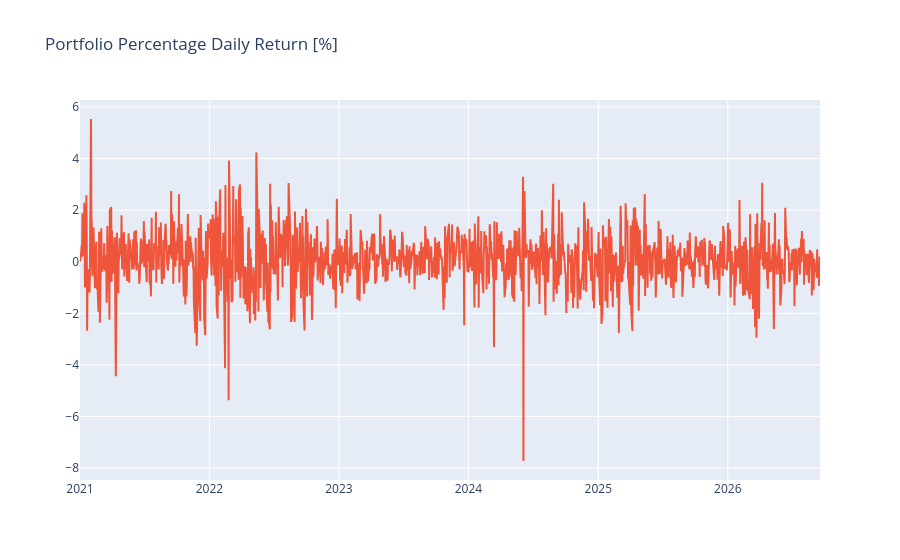
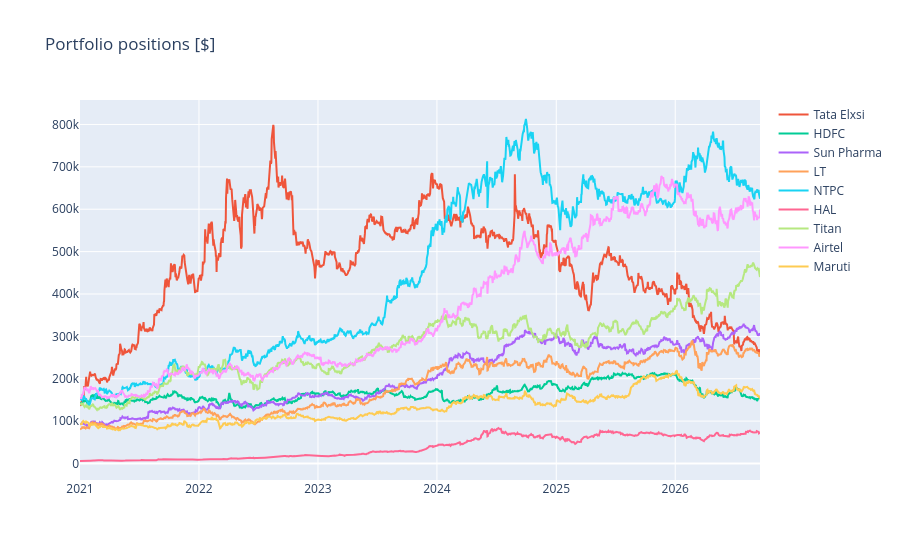
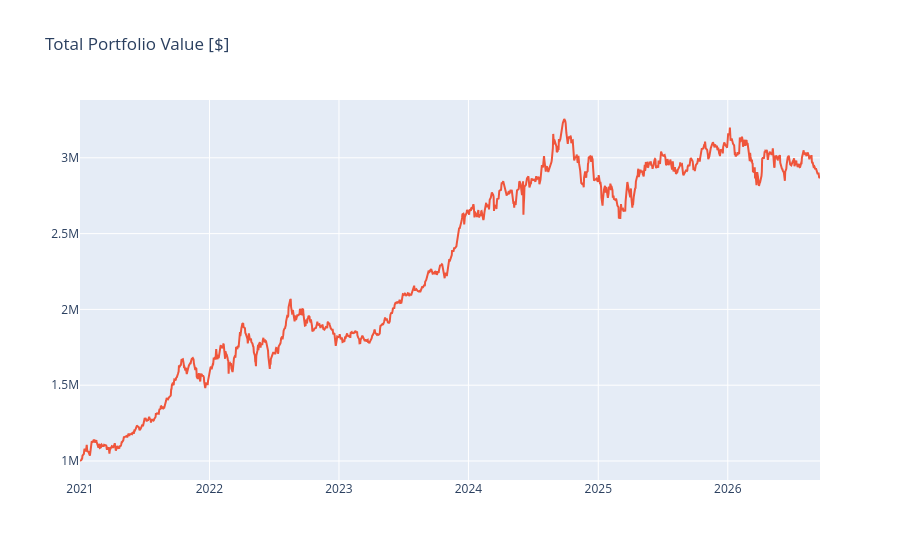

The cell these charts' notebook holds for them, in order:
### Code cell
plot_financial_data(portfolio_df[['Date', 'Portfolio Daily Return [%]']], 'Portfolio Percentage Daily Return [%]')

plot_financial_data(portfolio_df.drop(['Portfolio Value [INR]', 'Portfolio Daily Return [%]'], axis = 1), 'Portfolio positions [$]')

plot_financial_data(portfolio_df[['Date', 'Portfolio Value [INR]']], 'Total Portfolio Value [$]')

### Figure 1 — Plotly figure (JSON) as saved in the notebook; plotly's stock layout.template omitted (floating-point values rounded to 4 significant figures; data arrays with more than 128 entries replaced by an {"elided": "..."} marker saying what was removed)
{"data": [{"hovertemplate": "<extra></extra>", "legendgroup": "", "line": {"color": "#636efa", "dash": "solid"}, "marker": {"symbol": "circle"}, "mode": "lines", "name": "", "orientation": "v", "showlegend": false, "type": "scatter", "xaxis": "x", "yaxis": "y"}, {"name": "Portfolio Daily Return [%]", "type": "scatter", "x": {"elided": "1417 str values"}, "y": {"elided": "1417 float values"}}], "layout": {"legend": {"tracegroupgap": 0}, "title": {"text": "Portfolio Percentage Daily Return [%]"}, "xaxis": {"anchor": "y", "domain": [0, 1]}, "yaxis": {"anchor": "x", "domain": [0, 1]}}}

### Figure 2 — Plotly figure (JSON) as saved in the notebook; plotly's stock layout.template omitted (floating-point values rounded to 4 significant figures; data arrays with more than 128 entries replaced by an {"elided": "..."} marker saying what was removed)
{"data": [{"hovertemplate": "<extra></extra>", "legendgroup": "", "line": {"color": "#636efa", "dash": "solid"}, "marker": {"symbol": "circle"}, "mode": "lines", "name": "", "orientation": "v", "showlegend": false, "type": "scatter", "xaxis": "x", "yaxis": "y"}, {"name": "Tata Elxsi", "type": "scatter", "x": {"elided": "1417 str values"}, "y": {"elided": "1417 float values"}}, {"name": "HDFC", "type": "scatter", "x": {"elided": "1417 str values"}, "y": {"elided": "1417 float values"}}, {"name": "Sun Pharma", "type": "scatter", "x": {"elided": "1417 str values"}, "y": {"elided": "1417 float values"}}, {"name": "LT", "type": "scatter", "x": {"elided": "1417 str values"}, "y": {"elided": "1417 float values"}}, {"name": "NTPC", "type": "scatter", "x": {"elided": "1417 str values"}, "y": {"elided": "1417 float values"}}, {"name": "HAL", "type": "scatter", "x": {"elided": "1417 str values"}, "y": {"elided": "1417 float values"}}, {"name": "Titan", "type": "scatter", "x": {"elided": "1417 str values"}, "y": {"elided": "1417 float values"}}, {"name": "Airtel", "type": "scatter", "x": {"elided": "1417 str values"}, "y": {"elided": "1417 float values"}}, {"name": "Maruti", "type": "scatter", "x": {"elided": "1417 str values"}, "y": {"elided": "1417 float values"}}], "layout": {"legend": {"tracegroupgap": 0}, "title": {"text": "Portfolio positions [$]"}, "xaxis": {"anchor": "y", "domain": [0, 1]}, "yaxis": {"anchor": "x", "domain": [0, 1]}}}

### Figure 3 — Plotly figure (JSON) as saved in the notebook; plotly's stock layout.template omitted (floating-point values rounded to 4 significant figures; data arrays with more than 128 entries replaced by an {"elided": "..."} marker saying what was removed)
{"data": [{"hovertemplate": "<extra></extra>", "legendgroup": "", "line": {"color": "#636efa", "dash": "solid"}, "marker": {"symbol": "circle"}, "mode": "lines", "name": "", "orientation": "v", "showlegend": false, "type": "scatter", "xaxis": "x", "yaxis": "y"}, {"name": "Portfolio Value [INR]", "type": "scatter", "x": {"elided": "1417 str values"}, "y": {"elided": "1417 float values"}}], "layout": {"legend": {"tracegroupgap": 0}, "title": {"text": "Total Portfolio Value [$]"}, "xaxis": {"anchor": "y", "domain": [0, 1]}, "yaxis": {"anchor": "x", "domain": [0, 1]}}}
